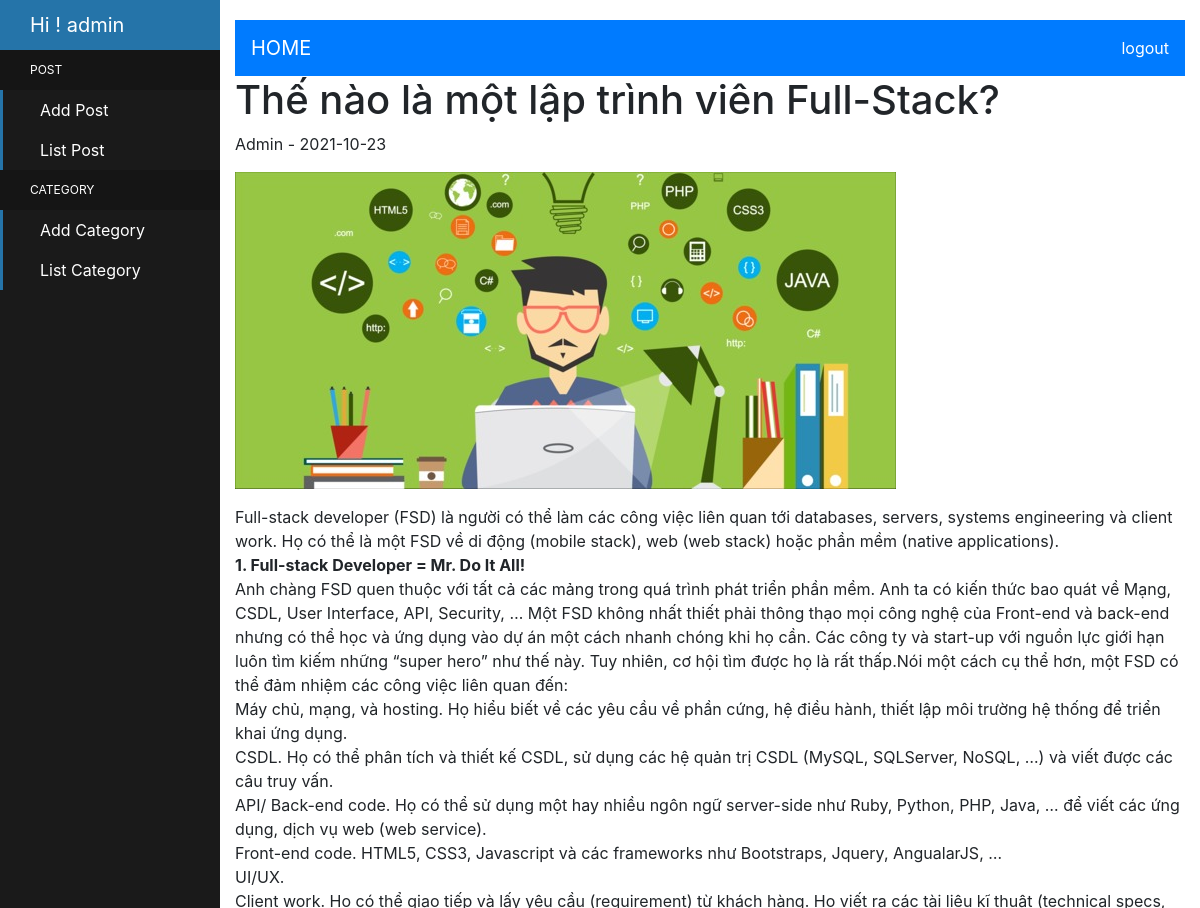
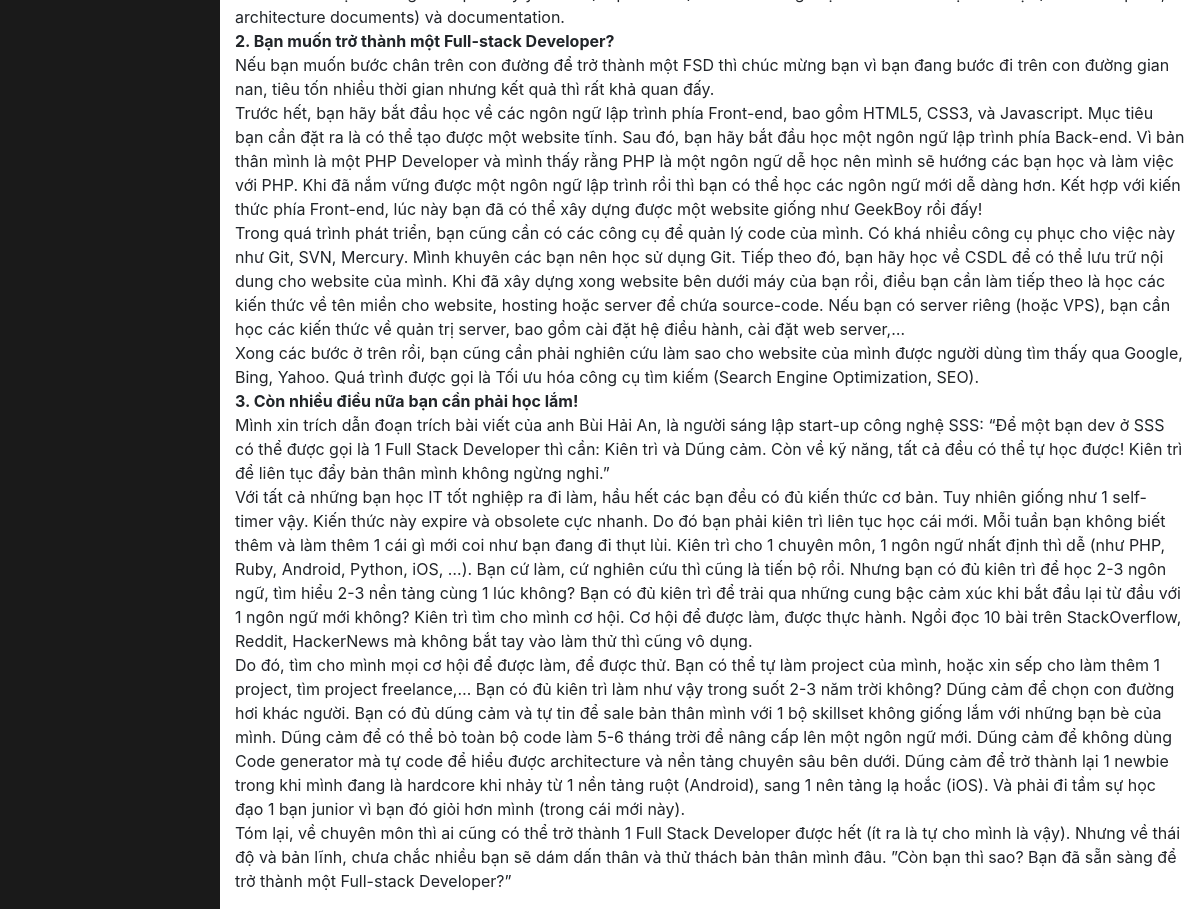
Page /view/admin/index.php?page=viewPost&id=51 (signed in) on the committed database (2 pictures, top to bottom).
### tables this page shows
CREATE TABLE `posts` (
  `id` int(11) NOT NULL,
  `title` varchar(500) NOT NULL COMMENT 'tiêu đề bài viết',
  `slug` varchar(500) NOT NULL COMMENT 'tiêu đề không dấu',
  `view_number` int(11) NOT NULL COMMENT 'lượt xem',
  `image` varchar(500) NOT NULL COMMENT 'ảnh',
  `summary` text NOT NULL COMMENT 'tóm tắt',
  `content` longtext NOT NULL COMMENT 'nội dung',
  `category_id` varchar(255) DEFAULT NULL,
  `user_id` varchar(255) DEFAULT NULL,
  `date` date NOT NULL COMMENT 'thời gian đăng'
);

### Controller/PostController.php (called while the page is built, shortened)
<?php
class PostController
{
    public $postDB;
    public function __construct()
    {
        $connection = new DBconnection("root", "");
        $this->postDB = new PostDB($connection->connect());
    }
    public function viewA()
    {
        $id = $_GET['id'];
        $post = $this->postDB->getId($id);
        include 'view.php';
    }
}

### Model/DBconnection.php (called while the page is built, shortened)
<?php
class DBconnection
{
    public $user;
    public $password;
    public function __construct($user, $password)
    {
        $this->user = $user;
        $this->password = $password;
    }
    public function connect()
    {
        try {
            return new PDO("mysql:host=localhost;dbname=blog", $this->user, $this->password);
        } catch (PDOException $PDOException) {
            echo "database error";
            exit();
        }
    }
}

### Model/PostDB.php (called while the page is built, shortened)
<?php
class PostDB
{
    public $connection;
    public function __construct($connection)
    {
        $this->connection = $connection;
    }
    public function getId($id)
    {
        $sql = "SELECT * FROM posts WHERE id = ?";
        $stmt = $this->connection->prepare($sql);
        $stmt->bindParam(1, $id);
        $stmt->execute();
        return $stmt->fetch();
    }
}

### View/admin/view.php (the view)
<h1><?php echo $post['title']; ?></h1>
<p><?php echo $post['user_id']; ?> - <?php echo $post['date']; ?></p>
<p><img src="../../images/<?php echo $post['image']; ?>" alt="<?php echo $post['title']; ?>"></p>
<p><?php echo $post['content']; ?></p>

### rows in the picture
posts: title "Thế nào là một lập trình viên Full-Stack?", user "Admin", date "2021-10-23", image (picture), content "Full-stack developer (FSD) là người có thể làm các công việc liên quan tới databases, servers, systems engineering và client work. Họ có thể là một FSD về di động (mobile stack), web (web stack) hoặc phần mềm (native applications). 1. Full-stack Developer = Mr. Do It All! Anh chàng FSD quen thuộc với tất cả các mảng trong quá trình phát triển phần mềm. Anh ta có kiến thức bao quát về Mạng, CSDL, User Interface, API, Security, … Một FSD không nhất thiết phải thông thạo mọi công nghệ của Front-end và back-end nhưng có thể học và ứng dụng vào dự án một cách nhanh chóng khi họ cần. Các công ty và start-up với nguồn lực giới hạn luôn tìm kiếm những “super hero” như thế này. Tuy nhiên, cơ hội tìm…"

### other values in the picture
$_SESSION["username"] "admin"
